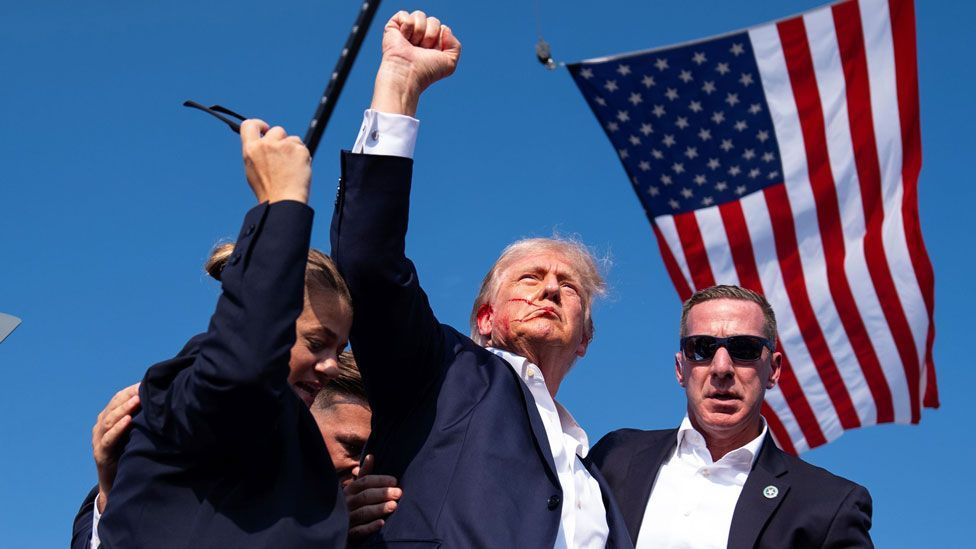
#> input picture image.jpg, 976 x 549 px
$ jupyter execute main.ipynb
#> lines starting #> are read from the running program, lines starting #| are printed output that depends on the picture
[cell 1]
import gspread
from oauth2client.service_account import ServiceAccountCredentials

def add_columns(sheet_name, credentials_path, num_columns):
    # Authenticate with Google Sheets
    scope = ['https://spreadsheets.google.com/feeds', 'https://www.googleapis.com/auth/drive']
    creds = ServiceAccountCredentials.from_json_keyfile_name(credentials_path, scope)
    client = gspread.authorize(creds)

    # Open the sheet
    sheet = client.open(sheet_name).sheet1

    # Add columns
    sheet.add_cols(num_columns)

# Usage
sheet_name = 'pixel_art'
credentials_path = 'google.json'
num_columns = 1000  # Number of columns to add

add_columns(sheet_name, credentials_path, num_columns)
#> (the call stopped at in add_columns, `creds = ServiceAccountCredentials.from_json_keyfile_name(credentials_p..`: oauth2client is not available in this run)

[cell 2]
import gspread
from oauth2client.service_account import ServiceAccountCredentials
from PIL import Image
import numpy as np

def resize_image(image_path, new_width, new_height):
#> called with image_path = 'image.jpg', new_width = 800, new_height = 85
    img = Image.open(image_path)
#> img is the input picture: PIL image 976x549 RGB; mean R, G, B 70.3, 88.1, 124.9
    img = img.resize((new_width, new_height), Image.NEAREST)
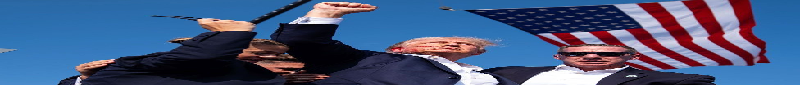
#> img: PIL image 800x85 RGB; mean R, G, B 70.3, 88.1, 124.9
    return img

def rgb_to_hex(rgb):
    return '#{:02x}{:02x}{:02x}'.format(rgb[0], rgb[1], rgb[2])

def update_sheet_with_pixel_art(image_path, sheet_name, credentials_path, new_width, new_height):
    # Resize image
    img = resize_image(image_path, new_width, new_height)

    # Convert image to numpy array
    img_array = np.array(img)

    # Authenticate with Google Sheets
    scope = ['https://spreadsheets.google.com/feeds', 'https://www.googleapis.com/auth/drive']
    creds = ServiceAccountCredentials.from_json_keyfile_name(credentials_path, scope)
    client = gspread.authorize(creds)

    # Open the sheet
    sheet = client.open(sheet_name).sheet1

    # Prepare batch update request
    requests = []

    # Clear existing content
    requests.append({
        'updateCells': {
            'range': {
                'sheetId': sheet.id,
                'startRowIndex': 0,
                'endRowIndex': new_height,
                'startColumnIndex': 0,
                'endColumnIndex': new_width
            },
            'fields': 'userEnteredValue,userEnteredFormat.backgroundColor'
        }
    })

    # Update cell colors
    for y in range(new_height):
        for x in range(new_width):
            color = img_array[y, x]
            requests.append({
                'updateCells': {
                    'rows': [{
                        'values': [{
                            'userEnteredFormat': {
                                'backgroundColor': {
                                    'red': color[0] / 255,
                                    'green': color[1] / 255,
                                    'blue': color[2] / 255
                                }
                            }
                        }]
                    }],
                    'fields': 'userEnteredFormat.backgroundColor',
                    'range': {
                        'sheetId': sheet.id,
                        'startRowIndex': y,
                        'endRowIndex': y + 1,
                        'startColumnIndex': x,
                        'endColumnIndex': x + 1
                    }
                }
            })

    # Adjust column widths to make cells square
    requests.append({
        'updateDimensionProperties': {
            'range': {
                'sheetId': sheet.id,
                'dimension': 'COLUMNS',
                'startIndex': 0,
                'endIndex': new_width
            },
            'properties': {
                'pixelSize': 3
            },
            'fields': 'pixelSize'
        }
    })

    # Execute batch update
    body = {'requests': requests}
    sheet.spreadsheet.batch_update(body)

# Usage
image_path = 'image.jpg'
sheet_name = 'pixel_art'
credentials_path = 'google.json'
new_width = 800 # Adjust these values based on your preference
new_height = 85  # Maintain aspect ratio: 56 ≈ (549/976) * 100

update_sheet_with_pixel_art(image_path, sheet_name, credentials_path, new_width, new_height)
#> (the call stopped at in update_sheet_with_pixel_art, `creds = ServiceAccountCredentials.from_json_keyfile_name(credentials_p..`: oauth2client is not available in this run)
